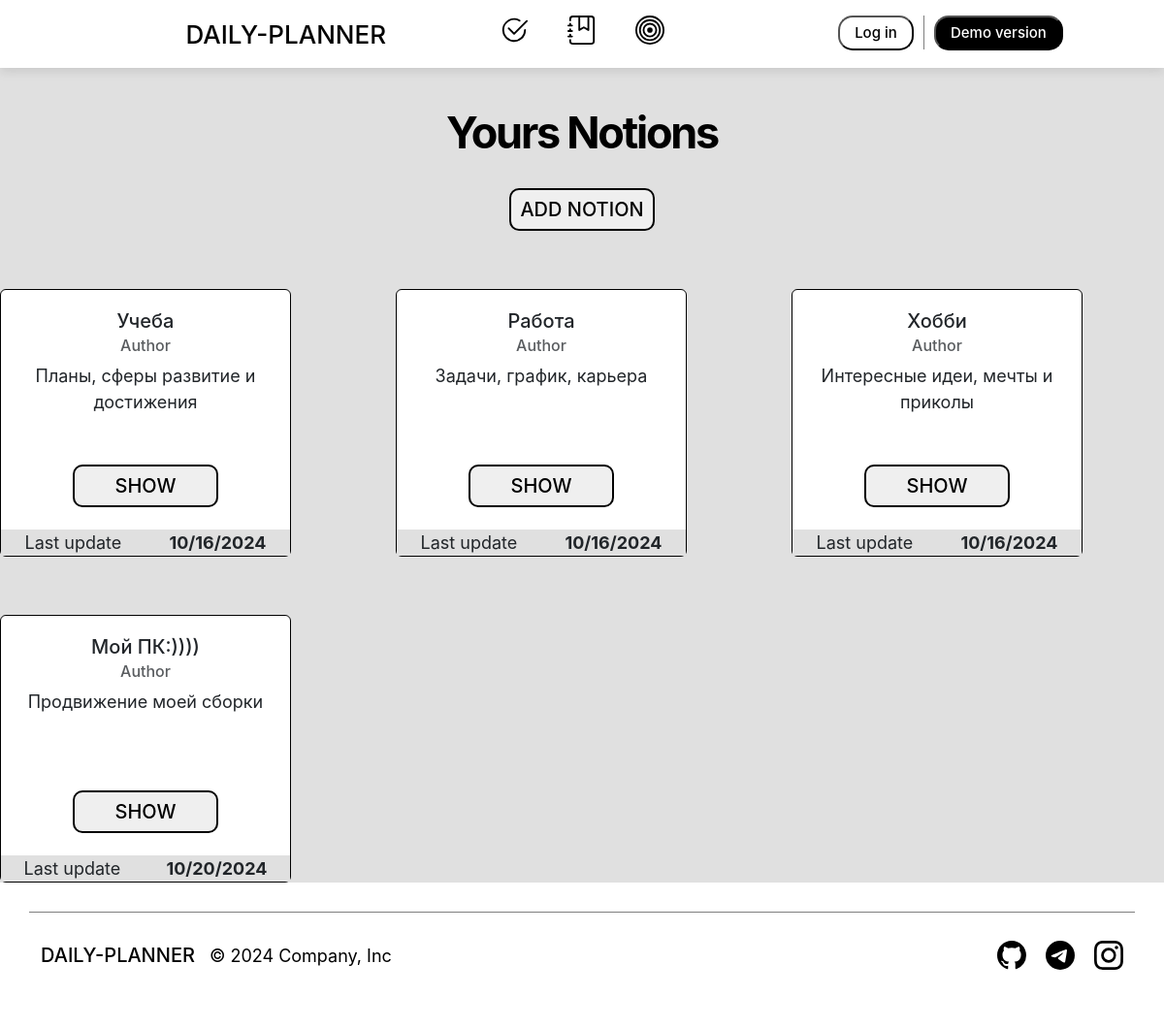
Page /home/index_notion/ on the committed database.
### notion/models.py (models this page shows, shortened)
class NotionCat(models.Model):
    title = models.CharField(max_length = 255)
    sub_title = models.TextField(blank = True)
    date_create = models.DateTimeField(auto_now_add = True)
    date_update = models.DateTimeField(auto_now = True)
    slug = models.SlugField(max_length = 255, unique = True, db_index = True)
    class Meta:
        verbose_name = "Категории"
        verbose_name_plural = "Категории"

### notion/views.py (the view)
def index_notion(request):
    notions_cat = NotionCat.objects.all()
    data = {
        "notions_cat": notions_cat,
        "main_header": "Yours Notions",
    }
    return render(request, 'notion/index_notion.html', data)

### notion/templates/notion/index_notion.html (shortened to what this page needs)
{% extends 'base.html' %}
{% load static %}
{% block content %}
<link type="text/css" href="{% static 'notion/css/notion_index.css' %}" rel="stylesheet" />
<div class="container text-center">
  <div class="main-start-text">
      {{ main_header }}
  </div>
</div>
<div class="page_add_notion">
    <div class="row">
        <div class="col text-center">
            <a href="{% url 'notion_add' %}"><button class="add_notion_button">ADD NOTION</button></a>
        </div>
    </div>
</div>
<div class="notion_cards">
    <div class="row">
{% for noti in notions_cat %}
    <div class="col-lg-4 d-flex align-items-stretch">
  <div class="card text-center" >
      <div class="card_body">
      <h5 class="card-title">{{ noti.title }} </h5>
      <h6 class="card-subtitle mb-2 text-muted">Author</h6>
      <div class="card-text">{{ noti.sub_title }}</div>
        </div>
      <a href="{% url 'notion_cat' noti.slug %}"><button class="card-button">SHOW</button></a>
      <div class="card_text_date_upload d-flex justify-content-around">Last update <b>{{ noti.date_update|date:"SHORT_DATE_FORMAT" }}</b></div>
  </div>
    </div>
{% endfor %}
        </div>
</div>
{% endblock %}

### templates/base.html (shortened to what this page needs)
 {% load static %}
<!doctype html>
<html lang="ru">
  <head>
    <link href="https://cdn.jsdelivr.net/npm/bootstrap@5.3.0/dist/css/bootstrap.min.css" rel="stylesheet">
    <link type="text/css" href="{% static 'css/base.css' %}" rel="stylesheet" />
  </head>
  <body>
        <div class="main_content">
      <div class="header">
        <div class="container text-center">
        <div class="row">
          <div class="col">
            <a href="{% url 'home' %}" class="navbar-logo">DAILY-PLANNER</a>
          </div>
          <div class="col">
        <div class="navbar-icon">
          <a class="icon-navbar-starts" data-toggle="tooltip" data-placement="bottom" title="To-Do List" href="" ><img class="icon-item" src = "{% static 'site_for_notes_apllication/img/check2-circle.svg' %}" ></a>
          <a data-toggle="tooltip" data-placement="bottom" title="Notion" href="{% url 'index_notion' %}"><img class="icon-item" src = "{% static 'site_for_notes_apllication/img/journal-bookmark.svg' %}" ></a>
          <a data-toggle="tooltip" data-placement="bottom" title="Target" href="#"><img  class="icon-item" src = "{% static 'site_for_notes_apllication/img/bullseye.svg' %}"></a>
        </div>
          </div>
          <div class="col" >
            <div class="registration-meny">
            <button type="button" data-bs-toggle = "modal" data-bs-target = "#ModalLogin" class="login" >Log in</button>
             <button type="button" class="demover" >Demo version</button>
           </div>
            </div>
        </div>
          </div>
      </div>
   {% block content %}
   {% endblock %}
     </div>
  <div class="footer">
  <div class="container">
    <div class="row">
     <div class="line"></div>
    </div>
    <div class="row">
      <div class="footer-info">
      <div class="col">
        <div class="text-footer" >
        <a href="#" class="footer-logo">DAILY-PLANNER</a>
       <div class="text-year-footer"> &copy; 2024 Company, Inc </div>
          </div>
      </div>
      <div class="col">
        <div class="footer-icon">
          <a href="https://github.com/ret-hub123/Backend_ways.git"><img class="footer-item" src = "{% static 'site_for_notes_apllication/img/github.svg' %}" ></a>
          <a href="https://t.me/crivay_capcha"><img class="footer-item" src = "{% static 'site_for_notes_apllication/img/telegram.svg' %}" ></a>
          <a href="#"><img  class="footer-item" src = "{% static 'site_for_notes_apllication/img/instagram.svg' %}"></a>
        </div>
          </div>
        </div>
    </div>
  </div>
</div>
  </body>
</html>

### static/css/base.css (style rules this page uses)
body { background-color: #E0E0E0; position: relative; font-family: Inter, ui-sans-serif, system-ui, -apple-system, BlinkMacSystemFont, "Segoe UI", Roboto, "Helvetica Neue", Arial, "Noto Sans", sans-serif, "Apple Color Emoji", "Segoe UI Emoji", "Segoe UI Symbol", "Noto Color Emoji"; font-size: 18px; color: black; }
.main_content { min-height: 100vh; }
.header { display: flex; align-items: center; justify-content: center; background-color: white; width: 100%; height: 70px; box-shadow: 0 4px 10px rgba(0, 0, 0, .1); }
.icon-item { width: 30px; height: 30px; margin: 0px 20px; }
.navbar-icon { display: flex; justify-content: center; }
.icon-navbar-starts { display: flex; justify-content: start; }
.navbar-logo { font-weight: 500; font-size: 26px; text-decoration: none; color: black; display: flex; justify-content: end; }
.login { font-weight: 500; font-size: 15px; text-decoration: none; color: black; background-color: white; padding: 5px; padding-left: 15px; padding-right: 15px; border-radius: 15px; }
.demover { background-color: black; color: white; padding: 5px; padding-left: 15px; padding-right: 15px; font-weight: 500; font-size: 15px; border-radius: 15px; }
.registration-meny { display: flex; justify-content: center; }
.footer { padding: 60px 0px; background-color: white; margin-top: auto; }
.line { height: 1px; width: 1500px; background-color: black; opacity: 0.5; margin: -30px auto 20px; }
.footer-info { display: flex; align-items: center; justify-content: space-between; }
.footer-logo { font-weight: 500; font-size: 20px; margin-right:15px; text-decoration: none; color: black; }
.footer-item { width: 30px; height: 30px; margin-left: 20px; }
.text-footer { display: flex; justify-content: start; align-items: center; }
.footer-icon { display: flex; align-items: center; justify-content: end; }

### notion/static/notion/css/notion_index.css (style rules this page uses)
.container .main-start-text { font-weight: 700; font-size: 45px; font-family: Inter, ui-sans-serif, system-ui, -apple-system, BlinkMacSystemFont, "Segoe UI", Roboto, "Helvetica Neue", Arial, "Noto Sans", sans-serif, "Apple Color Emoji", "Segoe UI Emoji", "Segoe UI Symbol", "Noto Color Emoji"; line-height: 1.2; letter-spacing: -.05em; margin-top: 40px; }
.page_add_notion .add_notion_button { margin-top: 30px; font-weight: 500; font-size: 20px; font-family: Inter, ui-sans-serif, system-ui, -apple-system, BlinkMacSystemFont, "Segoe UI", Roboto, "Helvetica Neue", Arial, "Noto Sans", sans-serif, "Apple Color Emoji", "Segoe UI Emoji", "Segoe UI Symbol", "Noto Color Emoji"; padding: 5px; border-radius: 10px; border: 2px solid black; width: 150px; }
.notion_cards { display: flex; justify-content: center; }
.notion_cards .card { width: 300px; padding-top: 30px; border: 1.5px solid black; margin-top: 60px; }
.notion_cards .card .card-button { font-weight: 500; font-size: 20px; font-family: Inter, ui-sans-serif, system-ui, -apple-system, BlinkMacSystemFont, "Segoe UI", Roboto, "Helvetica Neue", Arial, "Noto Sans", sans-serif, "Apple Color Emoji", "Segoe UI Emoji", "Segoe UI Symbol", "Noto Color Emoji"; padding: 5px; border-radius: 10px; border: 2px solid black; width: 150px; margin-bottom: 50px; }
.notion_cards .card .card_text_date_upload { background-color: #E0E0E0; position: absolute; width: 100%; bottom: 0; }
.notion_cards .card .card_body { margin-bottom: 40px; margin-top: -10px; height: 120px; }

### rows in the picture
NotionCat: title "Учеба", sub_title "Планы, сферы развитие и достижения", date_update "10/16/2024"
NotionCat: title "Работа", sub_title "Задачи, график, карьера", date_update "10/16/2024"
NotionCat: title "Хобби", sub_title "Интересные идеи, мечты и приколы", date_update "10/16/2024"
NotionCat: title "Мой ПК:))))", sub_title "Продвижение моей сборки", date_update "10/20/2024"

### other values in the picture
{{ main_header }} "Yours Notions"
